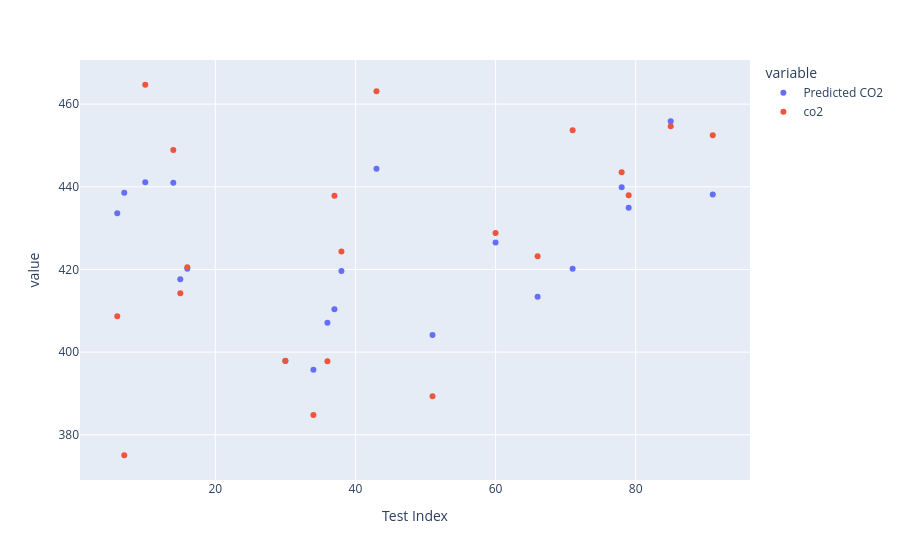

The code cell stored with this chart in its notebook:
### Markdown cell above
#### Visualise the predictions vs actual values (for test data)

### Code cell
# Create a chart to check the differences between what has been predicted and the real values

y_test_fig_df = pd.DataFrame(y_test)
linear_prediction_fig_df = pd.DataFrame(linear_predictions)
linear_prediction_fig_df.columns = ['Predicted CO2']
linear_prediction_fig_df['Test Index'] = y_test_fig_df.index
linear_prediction_fig_df.set_index('Test Index', inplace=True)
linear_fig_df = linear_prediction_fig_df.join(y_test_fig_df)
linear_fig = px.scatter(linear_fig_df)
linear_fig.show()

### Figure 1 — Plotly figure (JSON) as saved in the notebook; plotly's stock layout.template omitted (floating-point values rounded to 4 significant figures)
{"data": [{"hovertemplate": "variable=Predicted CO2<br>Test Index=%{x}<br>value=%{y}<extra></extra>", "legendgroup": "Predicted CO2", "marker": {"color": "#636efa", "symbol": "circle"}, "mode": "markers", "name": "Predicted CO2", "orientation": "v", "showlegend": true, "type": "scatter", "x": [14, 34, 30, 78, 16, 15, 91, 38, 10, 85, 79, 71, 6, 7, 37, 43, 66, 60, 36, 51], "xaxis": "x", "y": [441.0, 395.7, 397.9, 439.9, 420.2, 417.6, 438.1, 419.6, 441.1, 455.9, 435.0, 420.2, 433.6, 438.6, 410.4, 444.4, 413.4, 426.5, 407.1, 404.1], "yaxis": "y"}, {"hovertemplate": "variable=co2<br>Test Index=%{x}<br>value=%{y}<extra></extra>", "legendgroup": "co2", "marker": {"color": "#EF553B", "symbol": "circle"}, "mode": "markers", "name": "co2", "orientation": "v", "showlegend": true, "type": "scatter", "x": [14, 34, 30, 78, 16, 15, 91, 38, 10, 85, 79, 71, 6, 7, 37, 43, 66, 60, 36, 51], "xaxis": "x", "y": [448.9, 384.8, 397.9, 443.5, 420.6, 414.2, 452.5, 424.4, 464.7, 454.6, 437.9, 453.7, 408.7, 375.1, 437.8, 463.1, 423.2, 428.8, 397.8, 389.3], "yaxis": "y"}], "layout": {"legend": {"title": {"text": "variable"}, "tracegroupgap": 0}, "margin": {"t": 60}, "xaxis": {"anchor": "y", "domain": [0, 1], "title": {"text": "Test Index"}}, "yaxis": {"anchor": "x", "domain": [0, 1], "title": {"text": "value"}}}}
